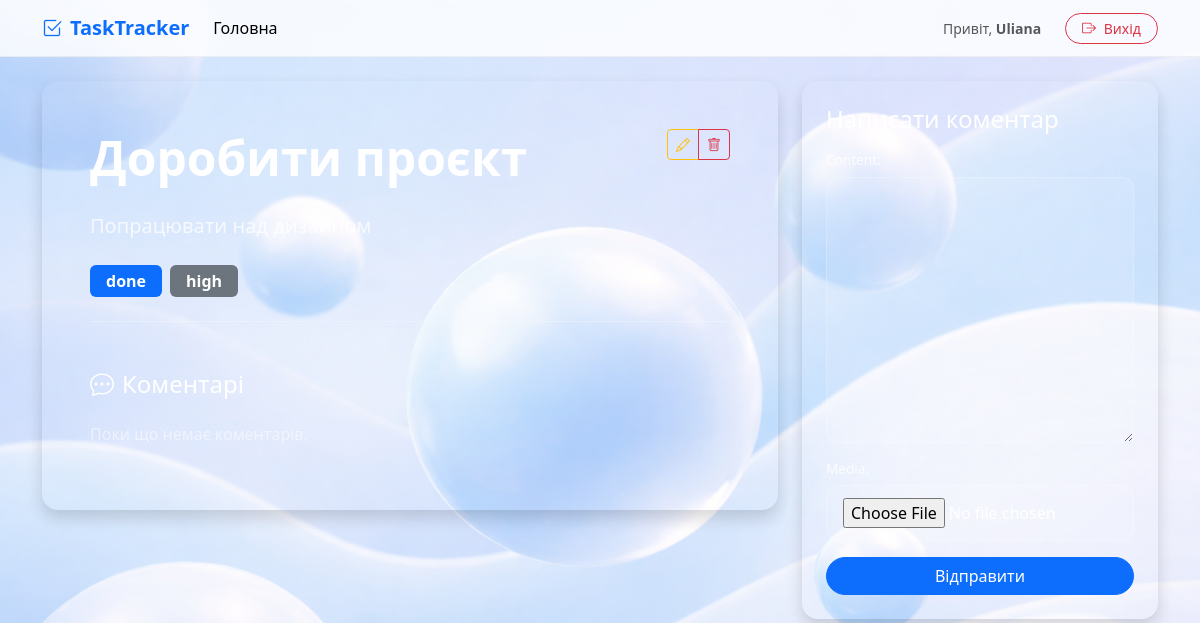
Screenshot of /6/ (signed in) with the database file from the repository.
### tasks/models.py (models this page shows, shortened)
class Task(models.Model):
    STATUS_CHOICES = [
        ("todo", "To Do"),
        ("in_progress", "In Progress"),
        ("done", "Done"),
    ]
    PRIORITY_CHOICES = [
        ("low", "Low"),
        ("medium", "Medium"),
        ("high", "High"),
    ]
    title = models.CharField(max_length=256)
    description = models.TextField()
    status = models.CharField(max_length=20, choices=STATUS_CHOICES, default="todo")
    priority = models.CharField(max_length=20, choices=PRIORITY_CHOICES, default="medium")
    due_date = models.DateField(null=True, blank=True)
    creator = models.ForeignKey(User, on_delete=models.CASCADE, related_name="tasks")

### tasks/views.py (the view, shortened to what this page needs)
# urls.py: path("<int:pk>/", TaskDetailView.as_view(), name="task-detail"),
class TaskDetailView(LoginRequiredMixin, DetailView):
    model = models.Task
    context_object_name = "task"
    template_name = 'tasks/task_detail.html'
    def get_context_data(self, **kwargs):
        context = super().get_context_data(**kwargs)
        context['comment_form'] = CommentForm()  # Додаємо порожню форму коментаря в контекст
        return context

### tasks/forms.py
class CommentForm(forms.ModelForm):
    class Meta:
        model = Comment
        fields = ['content', 'media']
        widgets = {
            "media": forms.FileInput()
        }

### templates/tasks/task_detail.html (shortened to what this page needs)
{% extends 'base.html' %}
{% load custom_tags %}
{% block content %}
<div class="row g-4">
    <div class="col-lg-8">
        <div class="custom-glass p-4 p-md-5 shadow rounded-4 text-white mb-4">
            <div class="d-flex justify-content-between align-items-start mb-3">
                <h2 class="display-5 fw-bold">{{ task.title }}</h2>
                <div class="btn-group">
                    <a href="{% url 'tasks:task-update' task.id %}" class="btn btn-outline-warning btn-sm"><i class="bi bi-pencil"></i></a>
                    <a href="{% url 'tasks:task-delete' task.id %}" class="btn btn-outline-danger btn-sm"><i class="bi bi-trash"></i></a>
                </div>
            </div>
            <p class="lead opacity-75 mb-4">{{ task.description }}</p>
            <div class="d-flex gap-2 mb-4">
                <span class="badge bg-primary p-2 px-3 fs-6">{{ task.status }}</span>
                <span class="badge bg-secondary p-2 px-3 fs-6">{{ task.priority }}</span>
            </div>
            <hr class="opacity-25">
            <h3 class="h4 mt-5 mb-4"><i class="bi bi-chat-dots me-2"></i>Коментарі</h3>
            {% for comment in task.comments.all %}
                <div class="card bg-dark bg-opacity-25 border-0 text-white mb-3 shadow-sm">
                    <div class="card-body">
                        <p class="mb-3">{{ comment.content }}</p>
                        {% if comment.media %}
                            <div class="mb-3 rounded overflow-hidden shadow-sm" style="max-width: 300px;">
                                {% if comment.media.url|endswith:".jpg" or comment.media.url|endswith:".png" or comment.media.url|endswith:".jpeg" or comment.media.url|endswith:".avif" %}
                                    <img src="{{ comment.media.url }}" class="img-fluid" alt="Медіа">
                                {% elif comment.media.url|endswith:".mp4" %}
                                    <video class="w-100" controls><source src="{{ comment.media.url }}" type="video/mp4"></video>
                                {% endif %}
                            </div>
                        {% endif %}
                        <div class="d-flex justify-content-between align-items-center">
                            <small class="opacity-75"><i class="bi bi-person-circle me-1"></i>{{ comment.author.username }}</small>
                            <form action="{% url 'tasks:comment-like-toggle' comment.id %}" method="post" class="m-0">
                                {% csrf_token %}
                                <button type="submit" class="btn btn-sm {% if request.user in comment.likes.all %}btn-success{% else %}btn-outline-light{% endif %} rounded-pill">
                                    <i class="bi bi-heart-fill me-1"></i> {{ comment.likes.count }}
                                </button>
                            </form>
                        </div>
                    </div>
                </div>
            {% empty %}
                <p class="opacity-50">Поки що немає коментарів.</p>
            {% endfor %}
        </div>
    </div>
    <div class="col-lg-4">
        <div class="custom-glass p-4 shadow rounded-4 text-white sticky-top" style="top: 100px;">
            <h4 class="mb-3">Написати коментар</h4>
            <form action="{% url 'tasks:task-detail' task.id %}" method="post" enctype="multipart/form-data">
                <div class="mb-3 custom-form-fields">
                    {{ comment_form.as_p }}
                </div>
                <button type="submit" class="btn btn-primary w-100 rounded-pill">Відправити</button>
            </form>
        </div>
    </div>
</div>
{% endblock %}

### templates/base.html (shortened to what this page needs)
{% load static %}
<!DOCTYPE html>
<html lang="uk">
<head>
    <link href="https://cdn.jsdelivr.net/npm/bootstrap@5.3.0/dist/css/bootstrap.min.css" rel="stylesheet">
    <link rel="stylesheet" href="https://cdn.jsdelivr.net/npm/bootstrap-icons@1.11.0/font/bootstrap-icons.css">
    <link href="{% static 'css/site.css' %}" rel="stylesheet">
</head>
<body>
    <nav class="navbar navbar-expand-lg navbar-custom sticky-top">
        <div class="container">
            <a class="navbar-brand fw-bold text-primary" href="{% url 'tasks:task-list' %}">
                <i class="bi bi-check2-square me-2"></i>TaskTracker
            </a>
            <div class="collapse navbar-collapse" id="navbarNav">
                <ul class="navbar-nav me-auto">
                    <li class="nav-item">
                        <a class="nav-link active" href="{% url 'tasks:task-list' %}">Головна</a>
                    </li>
                </ul>
                <div class="d-flex align-items-center gap-2">
                    {% if user.is_authenticated %}
                        <span class="navbar-text me-3 small">
                            Привіт, <strong>{{ user.username }}</strong>
                        </span>
                        <form action="{% url 'tasks:logout' %}" method="post" class="m-0">
                            <button type="submit" class="btn btn-sm btn-outline-danger rounded-pill px-3">
                                <i class="bi bi-box-arrow-right me-1"></i> Вихід
                            </button>
                        </form>
                    {% else %}
                        <a href="{% url 'tasks:login' %}" class="btn btn-sm btn-link text-decoration-none text-dark">Вхід</a>
                        <a href="{% url 'tasks:register' %}" class="btn btn-sm btn-primary rounded-pill px-4 shadow-sm">
                            Реєстрація
                        </a>
                    {% endif %}
                </div>
            </div>
        </div>
    </nav>
    <main class="py-4">
        <div class="container">
            {% block content %}
            {% endblock %}
        </div>
    </main>
</body>
</html>

### static/css/site.css (style rules this page uses)
html, body { height: 100%; margin: 0; }
.custom-form-fields input, .custom-form-fields textarea, .custom-form-fields select { display: block; width: 100%; padding: 0.75rem 1rem; background-color: rgba(255, 255, 255, 0.1) !important; border: 1px solid rgba(255, 255, 255, 0.2); border-radius: 12px; color: white !important; margin-bottom: 1rem; }
.custom-form-fields p label { font-size: 0.85rem; opacity: 0.8; margin-bottom: 0.4rem; display: block; }

### rows the page displays
Task: title "Доробити проєкт", description "Попрацювати над дизайном", status "done", priority "high"

### other values shown
{{ user.username }} "Uliana"
